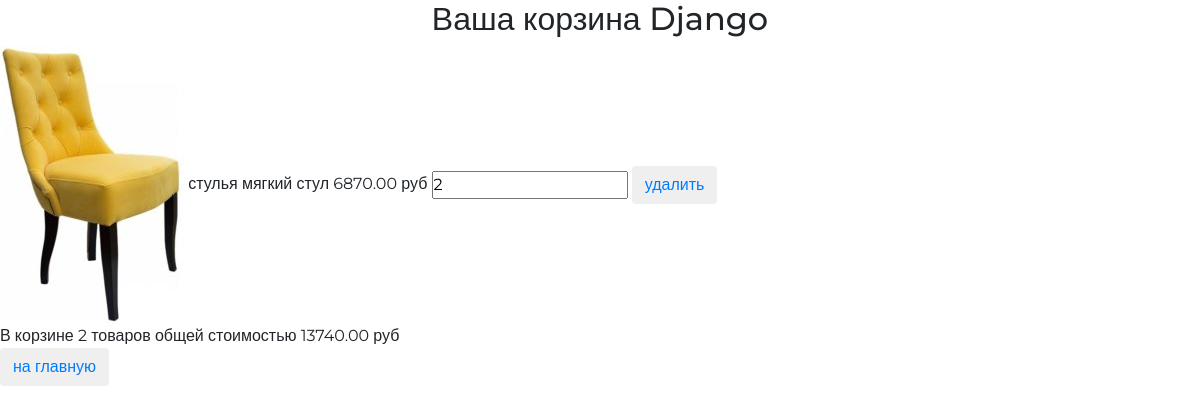
Page /basket/ (signed in) on the committed database.
### authapp/models.py (models this page shows)
class ShopUser(AbstractUser):
    avatar = models.ImageField(upload_to='users_avatars', blank=True)
    age = models.PositiveIntegerField(verbose_name='возраст')

### basketapp/models.py (models this page shows, shortened)
class Basket(models.Model):
    user = models.ForeignKey(settings.AUTH_USER_MODEL, on_delete=models.CASCADE, related_name='basket')
    product = models.ForeignKey(Product, on_delete=models.CASCADE)
    quantity = models.PositiveIntegerField(verbose_name='количество', default=0)
    add_datetime = models.DateTimeField(verbose_name='время', auto_now_add=True)
    @property
    def product_cost(self):
        return self.product.price * self.quantity
    @property
    def total_quantity(self):
        _items = Basket.objects.filter(user=self.user)
        _totalquantity = sum(list(map(lambda x: x.quantity, _items)))
        return _totalquantity
    @property
    def total_cost(self):
        _items = Basket.objects.filter(user=self.user)
        _totalcost = sum(list(map(lambda x: x.product_cost, _items)))
        return _totalcost

### mainapp/models.py (models this page shows, shortened)
class Product(models.Model):
    category = models.ForeignKey(ProductCategory, on_delete=models.CASCADE)
    name = models.CharField(verbose_name='имя продукта', max_length=128)
    image = models.ImageField(upload_to='products_images', blank=True)
    short_desc = models.CharField(verbose_name='краткое описание продукта', max_length=60, blank=True)
    description = models.TextField(verbose_name='описание продукта', blank=True)
    price = models.DecimalField(verbose_name='цена продукта', max_digits=8, decimal_places=2, default=0)
    quantity = models.PositiveIntegerField(verbose_name='количество на складе', default=0)

class ProductCategory(models.Model):
    name = models.CharField(verbose_name='имя', max_length=64, unique=True)
    description = models.TextField(verbose_name='описание', blank=True)

### basketapp/views.py (the view)
# urls.py: path('', basketapp.basket, name='view'),
@login_required
def basket(request):
    title = 'корзина'
    basket_items = Basket.objects.filter(user=request.user).order_by('product__category')
    content = {
        'title': title,
        'basket_items': basket_items,
    }
    return render(request, 'basketapp/basket.html', content)

### basketapp/templates/basketapp/basket.html
{% extends 'basketapp/base.html' %}
{% load static%}
{% block content %}
    <div class="basket_list">
        {% include 'includes/inc_basket_list.html' %}
    </div>
        <button class="btn btn-round">
            <a href="{% url 'main' %}">
                на главную
            </a>
        </button>
{% endblock %}

### basketapp/templates/basketapp/base.html (shortened to what this page needs)
<!DOCTYPE html>
{% load static %}
<html>
    <head>
        {% block css %}
			<link rel="stylesheet" href="{% static 'css/bootstrap.min.css' %}">
			<link rel="stylesheet" href="{% static 'css/style.css' %}">
			<link rel="stylesheet" href="{% static 'fonts/font-awesome/css/font-awesome.css' %}">
        {% endblock css %}
    </head>
    <body>
        <div class="basket_container">
            <div class="h2 text-center head">
                Ваша корзина
                {% if user.first_name %}
                    {{ user.first_name|title }}
                {% else %}
                    Пользователь
                {% endif %}
            </div>
           {% block content %}
            {% endblock content %}
        </div>
    </body>
</html>

### basketapp/templates/includes/inc_basket_list.html (shortened to what this page needs)
{% for item in basket_items %}
<div class="basket_record">
  <img src="/media/{{ item.product.image }}" alt="{{ item.product.short_desc }}">
  <span class="category_name">{{ item.product.category.name }}</span>
  <span class="product_name">{{ item.product.name }}</span>
  <span class="product_price">{{ item.product.price }}&nbspруб</span>
  <input type="number" name="{{ item.pk }}" min="0" value="{{ item.quantity }}">
  <button class="btn btn-round">
    <a href="{% url 'basket:remove' item.pk %}" class="">
      удалить
    </a>
  </button>
</div>
{% endfor %}
{% if basket_items %}
  <div class="basket_summary">
    В корзине {{ basket_items.0.total_quantity }} товаров общей стоимостью {{ basket_items.0.total_cost }} руб
  </div>
{% endif %}

### static/css/style.css (style rules this page uses)
* { margin: 0; padding: 0; }
body { font-family: 'Montserrat', sans-serif; }
html, body { height: 100%; }

### rows in the picture
ShopUser: first_name "Django"
Basket: product.image (picture), product.category.name "стулья", product.name "мягкий стул", product.price "6870.00", quantity "2", user+quantity "2", user+product+quantity "13740.00"
